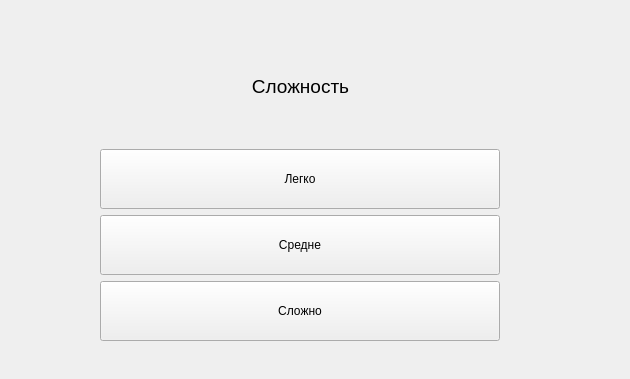
<?xml version="1.0" encoding="UTF-8"?>
<ui version="4.0">
 <class>Form</class>
 <widget class="QWidget" name="Form">
  <property name="geometry">
   <rect>
    <x>0</x>
    <y>0</y>
    <width>630</width>
    <height>379</height>
   </rect>
  </property>
  <property name="windowTitle">
   <string>Form</string>
  </property>
  <widget class="QWidget" name="">
   <property name="geometry">
    <rect>
     <x>100</x>
     <y>30</y>
     <width>401</width>
     <height>311</height>
    </rect>
   </property>
   <layout class="QVBoxLayout" name="verticalLayout">
    <item>
     <widget class="QLabel" name="label">
      <property name="font">
       <font>
        <pointsize>14</pointsize>
       </font>
      </property>
      <property name="text">
       <string>Сложность</string>
      </property>
      <property name="alignment">
       <set>Qt::AlignCenter</set>
      </property>
     </widget>
    </item>
    <item>
     <widget class="QPushButton" name="pushButton">
      <property name="sizePolicy">
       <sizepolicy hsizetype="Minimum" vsizetype="Preferred">
        <horstretch>0</horstretch>
        <verstretch>0</verstretch>
       </sizepolicy>
      </property>
      <property name="maximumSize">
       <size>
        <width>400</width>
        <height>60</height>
       </size>
      </property>
      <property name="text">
       <string>Легко</string>
      </property>
     </widget>
    </item>
    <item>
     <widget class="QPushButton" name="pushButton_2">
      <property name="sizePolicy">
       <sizepolicy hsizetype="Minimum" vsizetype="Preferred">
        <horstretch>0</horstretch>
        <verstretch>0</verstretch>
       </sizepolicy>
      </property>
      <property name="maximumSize">
       <size>
        <width>400</width>
        <height>60</height>
       </size>
      </property>
      <property name="text">
       <string>Средне</string>
      </property>
     </widget>
    </item>
    <item>
     <widget class="QPushButton" name="pushButton_3">
      <property name="sizePolicy">
       <sizepolicy hsizetype="Minimum" vsizetype="Preferred">
        <horstretch>0</horstretch>
        <verstretch>0</verstretch>
       </sizepolicy>
      </property>
      <property name="maximumSize">
       <size>
        <width>400</width>
        <height>60</height>
       </size>
      </property>
      <property name="text">
       <string>Сложно</string>
      </property>
     </widget>
    </item>
   </layout>
  </widget>
 </widget>
 <resources/>
 <connections/>
</ui>
